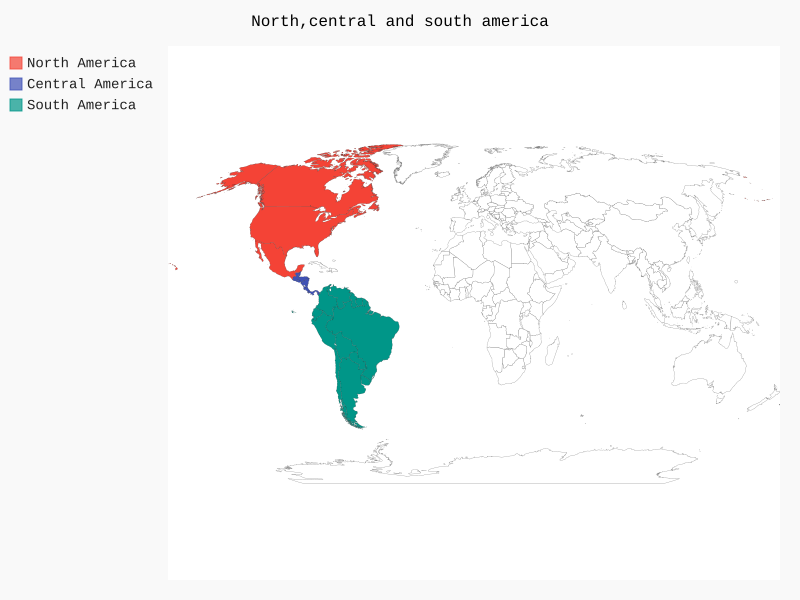

Python code for this plot:
import pygal
import pygal_maps_world

wm=pygal.maps.world.World()

wm.title='North,central and south america'
wm.add('North America',['ca','mx','us'])
wm.add('Central America', ['bz', 'cr', 'gt', 'hn', 'ni', 'pa', 'sv'])
wm.add('South America', ['ar', 'bo', 'br', 'cl', 'co', 'ec', 'gf',
 'gy', 'pe', 'py', 'sr', 'uy', 've'])

wm.render_to_file('americas.svg')
